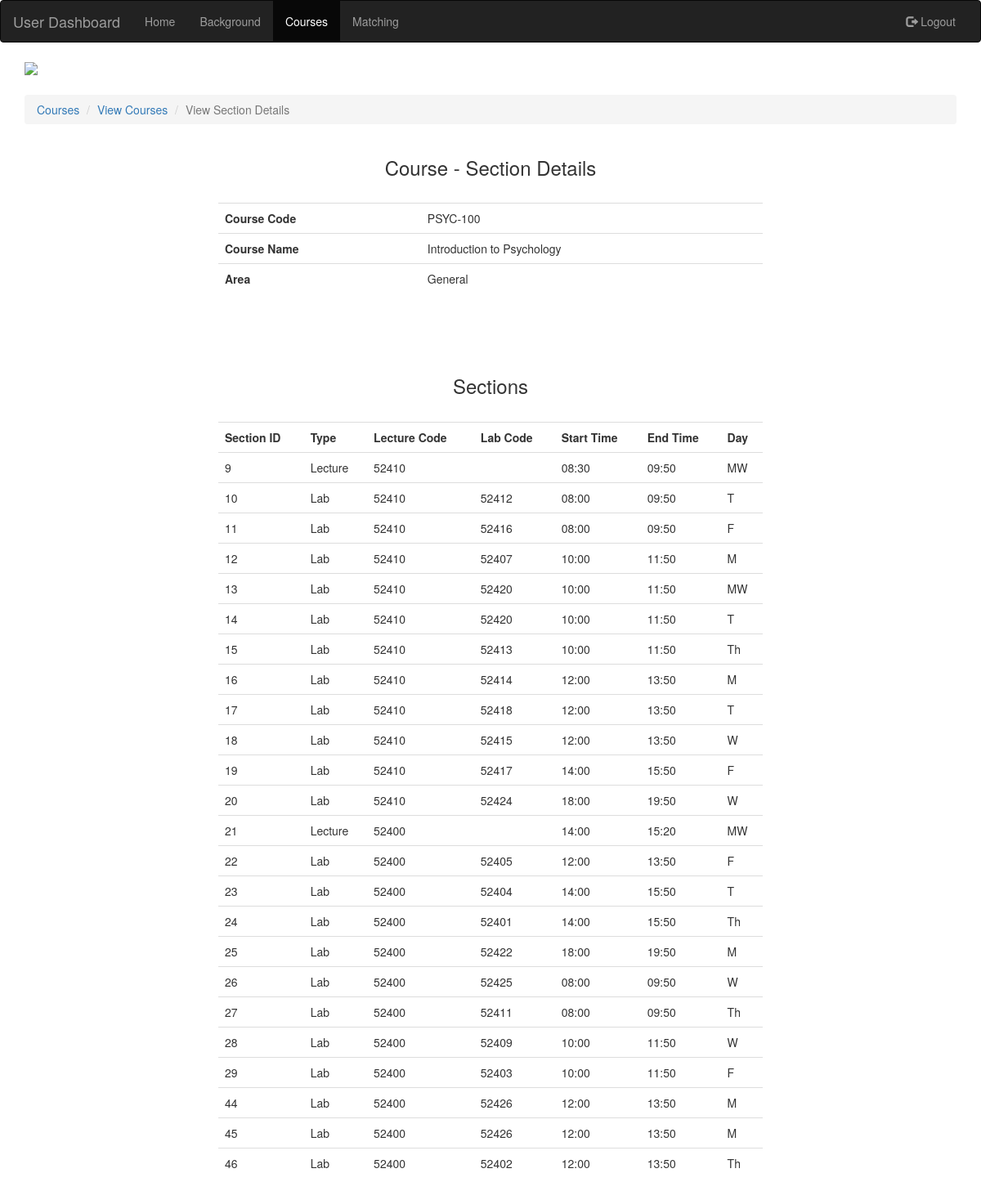
/php/user-view-courses-sections.php?course_id=1, run on the app's committed database.
### tables this page shows
CREATE TABLE IF NOT EXISTS `Course` (
  `Course_Id` int(11) NOT NULL AUTO_INCREMENT,
  `Course_Code` varchar(250) NOT NULL,
  `Course_Name` varchar(250) NOT NULL,
  `Area` varchar(250) NOT NULL,
  `IsActive` int(11) NOT NULL,
  `Number_Of_Half_TA` int(11) NOT NULL,
  `Number_Of_Full_TA` int(11) NOT NULL,
  PRIMARY KEY (`Course_Id`)
);

CREATE TABLE IF NOT EXISTS `Course_Section` (
  `Section_Id` int(11) NOT NULL AUTO_INCREMENT,
  `Course_Id` int(11) NOT NULL,
  `Lecture_Code` varchar(250) NOT NULL,
  `Lab_Code` varchar(250) NOT NULL,
  `IsLecture` tinyint(1) NOT NULL,
  `Time_Slot_Id` int(11) NOT NULL,
  `IsActive` tinyint(1) NOT NULL,
  PRIMARY KEY (`Section_Id`)
);

CREATE TABLE IF NOT EXISTS `Time_Intervals` (
  `Time_Slot_Id` int(11) NOT NULL AUTO_INCREMENT,
  `Start_Time` varchar(250) NOT NULL,
  `End_Time` varchar(250) NOT NULL,
  `Day` varchar(250) NOT NULL,
  PRIMARY KEY (`Time_Slot_Id`)
);

### php/user-view-courses-sections.php (the view, shortened to what this page needs)
<?php
	include('dbConnect.php');
	if (isset($_GET['course_id']))
	{
		$courseId=$_GET['course_id'];
		$sql1 = "SELECT * FROM `Course` WHERE Course_Id ='$courseId'";
		$result1 = mysqli_query($conn,$sql1);
		$row1 = mysqli_fetch_array($result1);
	}
	else
	{
		$userId="empty";
	}
?>
<!DOCTYPE HTML>
<html>
	<head>
		<link href="https://maxcdn.bootstrapcdn.com/bootstrap/3.3.7/css/bootstrap.min.css" rel="stylesheet">
		<link href="../css/admin.css" type="text/css" rel="stylesheet">
	</head>
	<body>
	<nav class="navbar navbar-inverse">
	  <div class="container-fluid">
	    <div class="navbar-header">
	      <a class="navbar-brand" href="../html/user.html">User Dashboard</a>
	    </div>
	    <div class="collapse navbar-collapse" id="myNavbar">
	      <ul class="nav navbar-nav">
		<li><a href="../html/user.html">Home</a></li>
		<li><a href="../html/user-personal.html">Background</a></li>
		<li class="active"><a href="../html/user-courses.html">Courses</a></li>
		<li><a href="../html/user-matching.html">Matching</a></li>
	      </ul>
	      <ul class="nav navbar-nav navbar-right">
		<li><a href="logout.php"><span class="glyphicon glyphicon-log-out"></span> Logout</a></li>
	      </ul>
	    </div>
	  </div>
	</nav>
	<div class="container">
		<div class="row">
			<div class="col-lg-12 col-md-12 col-xs-12 col-sm-12">
				<img src="../images/uscheader.png" style="width: 100%;"></img>
			</div>
			<div class="col-lg-12 col-md-12 col-xs-12 col-sm-12" style="margin-top: 2%;">
				<ol class="breadcrumb">
				  <li><a href="../html/user-courses.html">Courses</a></li>
				  <li><a href="user-view-courses.php">View Courses</a></li>
				  <li class="active">View Section Details</li>
				</ol>
			</div>
			<div class="container">
			<div class="col-lg-12 col-md-12 col-xs-12 col-sm-12">
				<center><h3>Course - Section Details</h3><center><br>
				<table class="table" style="width:60%;">
				    <tbody>
					<tr>
					  <th>Course Code</th>
					    <td><?php echo $row1['Course_Code'];?></td>
					</tr>
					<tr>
					  <th>Course Name</th>
					    <td><?php echo $row1['Course_Name'];?></td>
					</tr>
				      	<tr>
					  <th>Area</th>
					    <td><?php echo $row1['Area'];?></td>
					</tr>
				    </tbody>
				</table>
				<br><br><br>
			</div>
			<div class="col-lg-12 col-md-12 col-xs-12 col-sm-12">
				<center><h3>Sections</h3><center><br>
				<table class="table" style="width:60%;">
				    <tbody>
					<tr>
						<th>Section ID</th>
						<th>Type</th>
						<th>Lecture Code</th>
						<th>Lab Code</th>
						<th>Start Time</th>
						<th>End Time</th>
						<th>Day</th>
					</tr>
					<?php
					$sql2 = "SELECT * FROM `Course_Section` WHERE Course_Id ='$courseId'";
					$result2 = mysqli_query($conn,$sql2);
					while($row2 = mysqli_fetch_array($result2))
					{
						$sql3 = "SELECT * FROM `Time_Intervals` WHERE Time_Slot_Id ='".$row2['Time_Slot_Id']."'";
						$result3 = mysqli_query($conn,$sql3);
						$row3 = mysqli_fetch_array($result3);
						if($row2['IsLecture']==1)
						{
							$type="Lecture";
						}
						else
						{
							$type="Lab";
						}
						echo "
						<tr>
							<td>".$row2['Section_Id']."</td>
							<td>".$type."</td>
							<td>".$row2['Lecture_Code']."</td>
							<td>".$row2['Lab_Code']."</td>
							<td>".$row3['Start_Time']."</td>
							<td>".$row3['End_Time']."</td>
							<td>".$row3['Day']."</td>
						</tr>
						";
					}
					?>
				    </tbody>
				</table>
				<br><br><br>
			</div>
			</div>
		</div>
	</div>
	</body>
</html>

### data on the page
course: Course_Code "PSYC-100", Course_Name "Introduction to Psychology", Area "General"
course_section: Section_Id "9", IsLecture "Lecture", Lecture_Code "52410", Time_Slot_Id.Start_Time "08:30", Time_Slot_Id.End_Time "09:50", Time_Slot_Id.Day "MW"
course_section: Section_Id "10", IsLecture "Lab", Lecture_Code "52410", Lab_Code "52412", Time_Slot_Id.Start_Time "08:00", Time_Slot_Id.End_Time "09:50", Time_Slot_Id.Day "T"
course_section: Section_Id "11", IsLecture "Lab", Lecture_Code "52410", Lab_Code "52416", Time_Slot_Id.Start_Time "08:00", Time_Slot_Id.End_Time "09:50", Time_Slot_Id.Day "F"
course_section: Section_Id "12", IsLecture "Lab", Lecture_Code "52410", Lab_Code "52407", Time_Slot_Id.Start_Time "10:00", Time_Slot_Id.End_Time "11:50", Time_Slot_Id.Day "M"
course_section: Section_Id "13", IsLecture "Lab", Lecture_Code "52410", Lab_Code "52420", Time_Slot_Id.Start_Time "10:00", Time_Slot_Id.End_Time "11:50", Time_Slot_Id.Day "MW"
course_section: Section_Id "14", IsLecture "Lab", Lecture_Code "52410", Lab_Code "52420", Time_Slot_Id.Start_Time "10:00", Time_Slot_Id.End_Time "11:50", Time_Slot_Id.Day "T"
course_section: Section_Id "15", IsLecture "Lab", Lecture_Code "52410", Lab_Code "52413", Time_Slot_Id.Start_Time "10:00", Time_Slot_Id.End_Time "11:50", Time_Slot_Id.Day "Th"
course_section: Section_Id "16", IsLecture "Lab", Lecture_Code "52410", Lab_Code "52414", Time_Slot_Id.Start_Time "12:00", Time_Slot_Id.End_Time "13:50", Time_Slot_Id.Day "M"
course_section: Section_Id "17", IsLecture "Lab", Lecture_Code "52410", Lab_Code "52418", Time_Slot_Id.Start_Time "12:00", Time_Slot_Id.End_Time "13:50", Time_Slot_Id.Day "T"
course_section: Section_Id "18", IsLecture "Lab", Lecture_Code "52410", Lab_Code "52415", Time_Slot_Id.Start_Time "12:00", Time_Slot_Id.End_Time "13:50", Time_Slot_Id.Day "W"
course_section: Section_Id "19", IsLecture "Lab", Lecture_Code "52410", Lab_Code "52417", Time_Slot_Id.Start_Time "14:00", Time_Slot_Id.End_Time "15:50", Time_Slot_Id.Day "F"
course_section: Section_Id "20", IsLecture "Lab", Lecture_Code "52410", Lab_Code "52424", Time_Slot_Id.Start_Time "18:00", Time_Slot_Id.End_Time "19:50", Time_Slot_Id.Day "W"
course_section: Section_Id "21", IsLecture "Lecture", Lecture_Code "52400", Time_Slot_Id.Start_Time "14:00", Time_Slot_Id.End_Time "15:20", Time_Slot_Id.Day "MW"
course_section: Section_Id "22", IsLecture "Lab", Lecture_Code "52400", Lab_Code "52405", Time_Slot_Id.Start_Time "12:00", Time_Slot_Id.End_Time "13:50", Time_Slot_Id.Day "F"
course_section: Section_Id "23", IsLecture "Lab", Lecture_Code "52400", Lab_Code "52404", Time_Slot_Id.Start_Time "14:00", Time_Slot_Id.End_Time "15:50", Time_Slot_Id.Day "T"
course_section: Section_Id "24", IsLecture "Lab", Lecture_Code "52400", Lab_Code "52401", Time_Slot_Id.Start_Time "14:00", Time_Slot_Id.End_Time "15:50", Time_Slot_Id.Day "Th"
course_section: Section_Id "25", IsLecture "Lab", Lecture_Code "52400", Lab_Code "52422", Time_Slot_Id.Start_Time "18:00", Time_Slot_Id.End_Time "19:50", Time_Slot_Id.Day "M"
course_section: Section_Id "26", IsLecture "Lab", Lecture_Code "52400", Lab_Code "52425", Time_Slot_Id.Start_Time "08:00", Time_Slot_Id.End_Time "09:50", Time_Slot_Id.Day "W"
course_section: Section_Id "27", IsLecture "Lab", Lecture_Code "52400", Lab_Code "52411", Time_Slot_Id.Start_Time "08:00", Time_Slot_Id.End_Time "09:50", Time_Slot_Id.Day "Th"
course_section: Section_Id "28", IsLecture "Lab", Lecture_Code "52400", Lab_Code "52409", Time_Slot_Id.Start_Time "10:00", Time_Slot_Id.End_Time "11:50", Time_Slot_Id.Day "W"
course_section: Section_Id "29", IsLecture "Lab", Lecture_Code "52400", Lab_Code "52403", Time_Slot_Id.Start_Time "10:00", Time_Slot_Id.End_Time "11:50", Time_Slot_Id.Day "F"
course_section: Section_Id "44", IsLecture "Lab", Lecture_Code "52400", Lab_Code "52426", Time_Slot_Id.Start_Time "12:00", Time_Slot_Id.End_Time "13:50", Time_Slot_Id.Day "M"
course_section: Section_Id "45", IsLecture "Lab", Lecture_Code "52400", Lab_Code "52426", Time_Slot_Id.Start_Time "12:00", Time_Slot_Id.End_Time "13:50", Time_Slot_Id.Day "M"
course_section: Section_Id "46", IsLecture "Lab", Lecture_Code "52400", Lab_Code "52402", Time_Slot_Id.Start_Time "12:00", Time_Slot_Id.End_Time "13:50", Time_Slot_Id.Day "Th"
